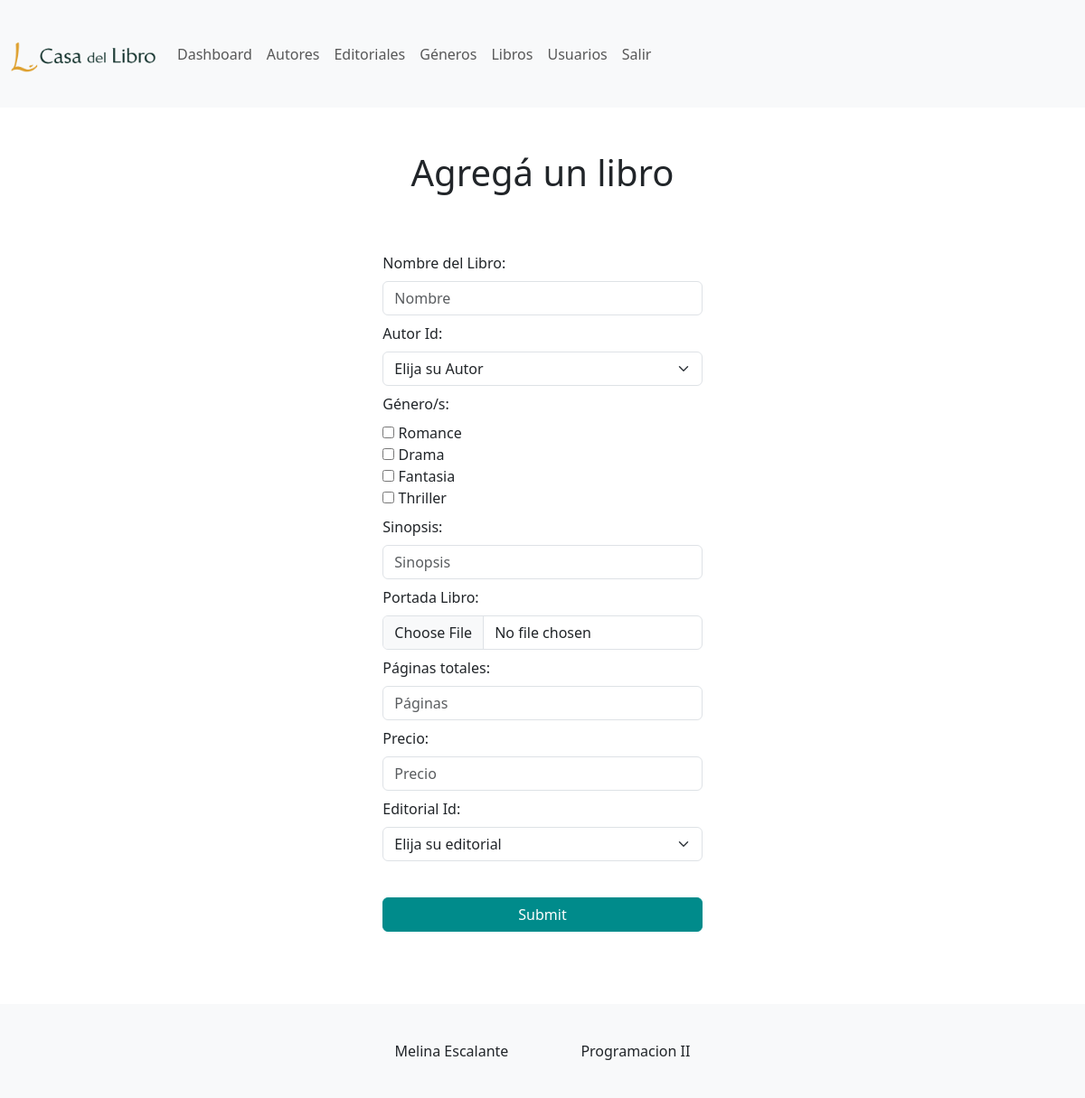
/content/admin/index.php?view=add_book (signed in), run on the app's committed database.
### tables this page shows
CREATE TABLE `genero` (
  `id` bigint(20) UNSIGNED NOT NULL,
  `genero_tipo` varchar(256) NOT NULL
);

### content/class/Genero.php (called while the page is built, shortened)
<?php
class Genero
{
    protected $id;
    protected $genero_tipo;
    public function getId()
    {
        return $this->id;
    }
    public function getGeneroTipo()
    {
        return $this->genero_tipo;
    }
    public function all_genres(): array
    {
        $genresArray = [];
        $conexion = (new Conexion())->getConexion();
        $query = "SELECT * FROM genero ";
        $PDOStament = $conexion->prepare($query);
        $PDOStament->setFetchMode(PDO::FETCH_CLASS, Genero::class);
        $PDOStament->execute();
        while ($genero = $PDOStament->fetch()) {
            $genresArray[] = $genero;
        }
        return $genresArray;
    }
}

### content/admin/views/add_book.php (the view, shortened to what this page needs)
<?php
$generos = (new Genero())->all_genres();
?>
<h1 class="text-center mb-3 mt-5">Agregá un libro</h1>
<form action="action/add_book_acc.php" method="POST" enctype="multipart/form-data"
    class="container form-autor row d-flex flex-column justify-content-center align-items-center">
    <div class=" d-flex flex-column form-group col-11 col-lg-4 col-md-6">
        <label class="mb-2 mt-2" for="nombre">Nombre del Libro:</label>
        <input type="text" class="form-control" name="nombre" id="nombre" placeholder="Nombre" required>
        <label class="mb-2 mt-2" for="autor_id">Autor Id:</label>
        <select class="form-select" name="autor_id" id="autor_id">
            <option selected disabled>Elija su Autor</option>
        </select required>
        <label class="mb-2 mt-2" for="genero">
            Género/s:</label>
        <div class="d-flex flex-column">
            <?php foreach ($generos as $genero) { ?>
                <div>
                    <input type="checkbox" name="generos[]" id="<?= $genero->getId() ?>" value="<?= $genero->getId() ?>" >
                    <label for="<?= $genero->getId() ?>"><?= $genero->getGeneroTipo() ?></label>
                    </div>
                    <?php
            } ?>
        </div>
        <label class="mb-2 mt-2" for="sinopsis">Sinopsis:</label>
        <input type="text" class="form-control" name="sinopsis" id="sinopsis" placeholder="Sinopsis">
        <label class="mb-2 mt-2" for="portada">Portada Libro:</label>
        <input type="file" class="form-control" name="portada" id="portada" required>
        <label class="mb-2 mt-2" for="pages">Páginas totales:</label>
        <input type="number" class="form-control" name="pages" id="pages" placeholder="Páginas" required>
        <label class="mb-2 mt-2" for="price">Precio:</label>
        <input type="number" class="form-control" name="price" id="price" placeholder="Precio" required>
        <label class="mb-2 mt-2" for="editorial_id">Editorial Id:</label>
        <select class="form-select" name="editorial_id" id="editorial_id" required>
            <option selected disabled>Elija su editorial</option>
        </select>
    </div>
    <button type="submit" class="btn btn-primary col-lg-4">Submit</button>
</form>

### content/css/styles.css (style rules this page uses)
.row { --bs-gutter-x: 0 !important }
.form-autor { padding: 40px; margin: 0 auto; }
.form-autor>button { margin-top: 40px; margin-bottom: 40px; }
.btn.btn-primary { --bs-btn-color: #fff !important; --bs-btn-bg: darkcyan !important; --bs-btn-border-color: darkcyan !important; --bs-btn-hover-color: darkcyan !important; --bs-btn-hover-bg: white !important; --bs-btn-hover-border-color: #008b8b !important; --bs-btn-focus-shadow-rgb: 49, 132, 253; --bs-btn-active-color: #fff; }

### data on the page
genero: genero_tipo "Romance"
genero: genero_tipo "Drama"
genero: genero_tipo "Fantasia"
genero: genero_tipo "Thriller"
